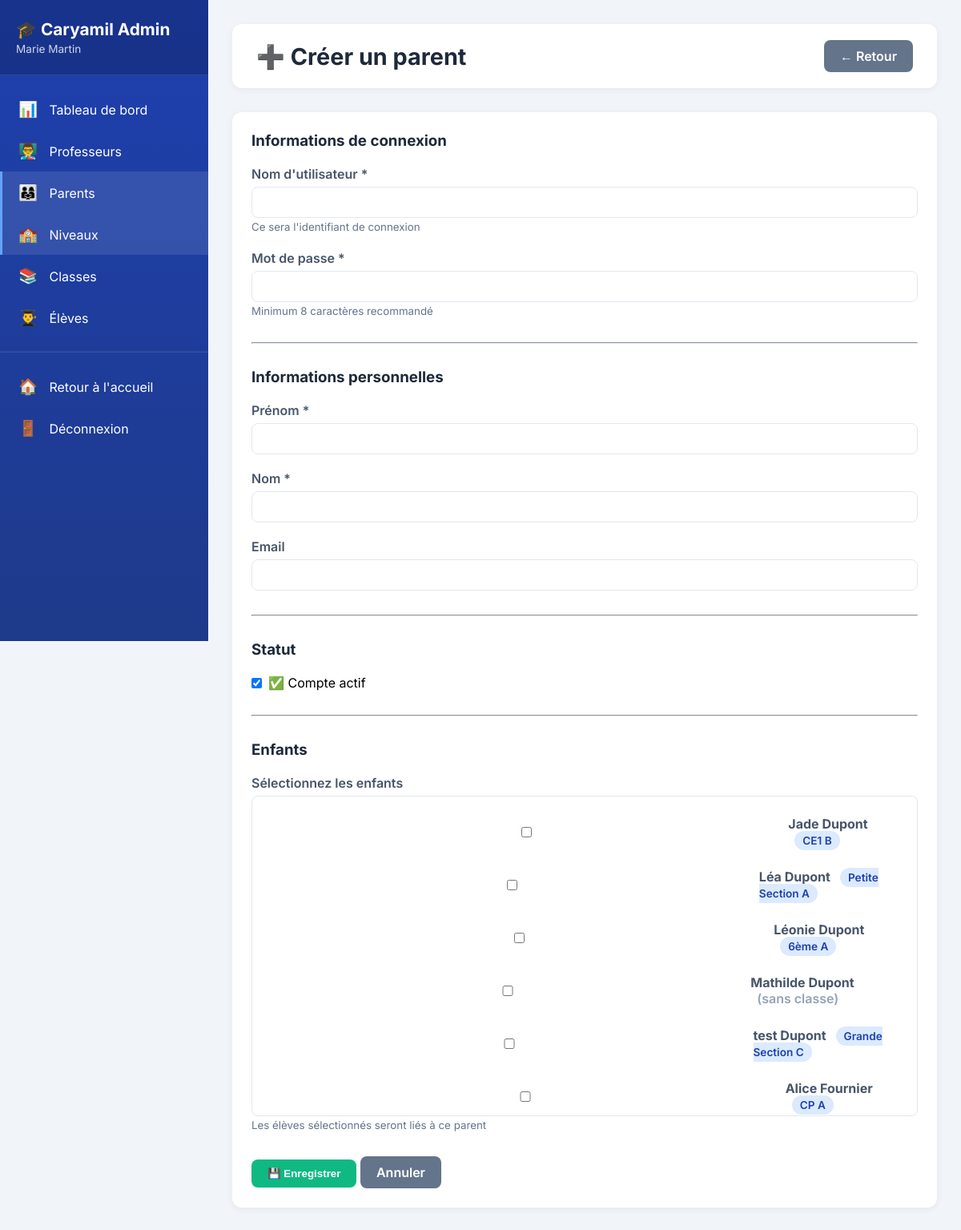
Screenshot of /niveaux/administration/parent/nouveau/ (signed in) with the database file from the repository.
### accounts/models.py (models this page shows, shortened)
class CustomUser(AbstractUser):
    is_parent = models.BooleanField(default=False, verbose_name="Est parent")
    is_teacher = models.BooleanField(default=False, verbose_name="Est professeur")
    is_director = models.BooleanField(default=False, verbose_name="Est directeur")

### school_core/models.py (models this page shows, shortened)
class Student(models.Model):
    first_name = models.CharField(max_length=50, verbose_name="Prénom")
    last_name = models.CharField(max_length=50, verbose_name="Nom")
    date_of_birth = models.DateField(null=True, blank=True, verbose_name="Date de naissance")
    classroom = models.ForeignKey(
        Classroom,
        on_delete=models.SET_NULL,
        null=True,
        blank=True,
        related_name='students'
    )
    parents = models.ManyToManyField(
        settings.AUTH_USER_MODEL,
        related_name='children',
        limit_choices_to={'is_parent': True},
        blank=True
    )
    photo = models.ImageField(upload_to='students/%Y/', blank=True, null=True)
    class Meta:
        verbose_name = "Élève"
        verbose_name_plural = "Élèves"
        ordering = ['last_name', 'first_name']

class Classroom(models.Model):
    level = models.ForeignKey(SchoolLevel, on_delete=models.CASCADE, related_name='classrooms')
    name = models.CharField(max_length=50)
    teacher = models.ForeignKey(
        settings.AUTH_USER_MODEL,
        on_delete=models.SET_NULL,
        null=True,
        blank=True,
        limit_choices_to={'is_teacher': True},
        related_name='taught_classes'
    )
    school_year = models.CharField(max_length=9, default='2025-2026')
    class Meta:
        verbose_name = "Classe"
        verbose_name_plural = "Classes"
        ordering = ['level', 'name']

### interfaces/views_admin.py (the view, shortened to what this page needs)
# urls.py: path('administration/parent/nouveau/', views_admin.admin_parent_edit, name='admin_parent_create'),
@login_required
def admin_parent_edit(request, parent_id=None):
    if not user_is_admin(request.user):
        messages.error(request, "Accès refusé.")
        return redirect('niveau_selector')
    parent = get_object_or_404(User, id=parent_id) if parent_id else None
    students = Student.objects.select_related('classroom').order_by('last_name', 'first_name')
    context = {
        'parent': parent,
        'students': students,
    }
    return render(request, 'admin/parent_edit.html', context)

### interfaces/views_admin.py (called while the page is built)
def user_is_admin(user):
    return user.is_superuser or user.is_director

### interfaces/templates/admin/parent_edit.html (shortened to what this page needs)
{% extends 'admin/base.html' %}
{% block content %}
<div class="top-bar">
    <h1 class="page-title">{% if parent %}✏️ Modifier{% else %}➕ Créer{% endif %} un parent</h1>
    <a href="{% url 'admin_parents_list' %}" class="btn btn-secondary">← Retour</a>
</div>
<div class="card">
    <form method="post">
        <h3 style="margin-bottom: 20px;">Informations de connexion</h3>
        <div class="form-group">
            <label>Nom d'utilisateur *</label>
            <input type="text" name="username" value="{{ parent.username }}" required {% if parent %}readonly style="background: #f1f5f9;"{% endif %}>
            {% if not parent %}<small style="color: #64748b;">Ce sera l'identifiant de connexion</small>{% endif %}
        </div>
        <div class="form-group">
            <label>Mot de passe {% if not parent %}*{% else %}(laisser vide pour ne pas changer){% endif %}</label>
            <input type="password" name="password" {% if not parent %}required{% endif %}>
            <small style="color: #64748b;">{% if parent %}Ne remplir que si vous voulez changer le mot de passe{% else %}Minimum 8 caractères recommandé{% endif %}</small>
        </div>
        <hr style="margin: 30px 0; border-color: #e2e8f0;">
        <h3 style="margin-bottom: 20px;">Informations personnelles</h3>
        <div class="form-group">
            <label>Prénom *</label>
            <input type="text" name="first_name" value="{{ parent.first_name }}" required>
        </div>
        <div class="form-group">
            <label>Nom *</label>
            <input type="text" name="last_name" value="{{ parent.last_name }}" required>
        </div>
        <div class="form-group">
            <label>Email</label>
            <input type="email" name="email" value="{{ parent.email }}">
        </div>
        <hr style="margin: 30px 0; border-color: #e2e8f0;">
        <h3 style="margin-bottom: 20px;">Statut</h3>
        <div class="checkbox-group">
            <label>
                <input type="checkbox" name="is_active" {% if parent %}{% if parent.is_active %}checked{% endif %}{% else %}checked{% endif %}>
                ✅ Compte actif
            </label>
        </div>
        <hr style="margin: 30px 0; border-color: #e2e8f0;">
        <h3 style="margin-bottom: 20px;">Enfants</h3>
        <div class="form-group">
            <label>Sélectionnez les enfants</label>
            <div style="max-height: 400px; overflow-y: auto; border: 1px solid #e2e8f0; border-radius: 8px; padding: 16px;">
                {% for student in students %}
                    <div style="margin-bottom: 10px;">
                        <label style="display: flex; align-items: center; gap: 8px; cursor: pointer; padding: 8px; border-radius: 6px; transition: background 0.2s;" onmouseover="this.style.background='#f8fafc'" onmouseout="this.style.background='transparent'">
                            <input type="checkbox" name="children" value="{{ student.id }}"
                                {% if parent and student in parent.children.all %}checked{% endif %}>
                            <span>
                                <strong>{{ student.first_name }} {{ student.last_name }}</strong>
                                {% if student.classroom %}
                                    <span class="badge badge-blue" style="margin-left: 8px;">{{ student.classroom.name }}</span>
                                {% else %}
                                    <span style="color: #94a3b8; margin-left: 8px;">(sans classe)</span>
                                {% endif %}
                            </span>
                        </label>
                    </div>
                {% empty %}
                    <p style="color: #64748b; text-align: center; padding: 20px;">
                        Aucun élève disponible.
                        <a href="{% url 'admin_student_create' %}" style="color: #2563eb;">Créer un élève</a>
                    </p>
                {% endfor %}
            </div>
            <small style="color: #64748b;">Les élèves sélectionnés seront liés à ce parent</small>
        </div>
        <div style="margin-top: 30px;">
            <button type="submit" class="btn btn-success">💾 Enregistrer</button>
            <a href="{% url 'admin_parents_list' %}" class="btn btn-secondary">Annuler</a>
        </div>
    </form>
</div>
{% endblock %}

### interfaces/templates/admin/base.html (shortened to what this page needs)
{% load static %}
<!DOCTYPE html>
<html lang="fr">
<head>
</head>
<body>
    <div class="admin-layout">
        <div class="sidebar">
            <div class="sidebar-header">
                <h2>🎓 Caryamil Admin</h2>
                <p>{{ user.get_full_name|default:user.username }}</p>
            </div>
            <nav class="sidebar-nav">
                <a href="{% url 'admin_dashboard' %}" class="nav-item {% if request.resolver_match.url_name == 'admin_dashboard' %}active{% endif %}">
                    <span>📊</span> Tableau de bord
                </a>
                <a href="{% url 'admin_teachers_list' %}" class="nav-item {% if 'professeur' in request.path %}active{% endif %}">
                    <span>👨‍🏫</span> Professeurs
                </a>
                <a href="{% url 'admin_parents_list' %}" class="nav-item {% if 'parent' in request.path %}active{% endif %}">
                    <span>👨‍👩‍👧</span> Parents
                </a>
                <a href="{% url 'admin_levels_list' %}" class="nav-item {% if 'niveau' in request.path %}active{% endif %}">
                    <span>🏫</span> Niveaux
                </a>
                <a href="{% url 'admin_classes_list' %}" class="nav-item {% if 'classe' in request.path %}active{% endif %}">
                    <span>📚</span> Classes
                </a>
                <a href="{% url 'admin_students_list' %}" class="nav-item {% if 'eleve' in request.path %}active{% endif %}">
                    <span>👨‍🎓</span> Élèves
                </a>
                <hr style="border-color: rgba(255,255,255,0.1); margin: 16px 0;">
                <a href="{% url 'niveau_selector' %}" class="nav-item">
                    <span>🏠</span> Retour à l'accueil
                </a>
                <a href="{% url 'logout' %}" class="nav-item">
                    <span>🚪</span> Déconnexion
                </a>
            </nav>
        </div>
        <div class="main-content">
            {% block content %}{% endblock %}
        </div>
    </div>
</body>
</html>

### interfaces/templates/admin/base.html (style rules this page uses)
* { margin: 0; padding: 0; box-sizing: border-box; }
body { font-family: 'Inter', sans-serif; background: #f1f5f9; min-height: 100vh; }
.admin-layout { display: flex; min-height: 100vh; }
.sidebar { width: 260px; background: linear-gradient(180deg, #1e40af 0%, #1e3a8a 100%); color: white; padding: 0; position: fixed; height: 100vh; overflow-y: auto; }
.sidebar-header { padding: 24px 20px; background: rgba(0,0,0,0.2); border-bottom: 1px solid rgba(255,255,255,0.1); }
.sidebar-header h2 { font-size: 1.3em; margin-bottom: 4px; }
.sidebar-header p { font-size: 0.85em; opacity: 0.8; }
.sidebar-nav { padding: 16px 0; }
.nav-item { display: block; padding: 14px 20px; color: white; text-decoration: none; transition: all 0.2s; border-left: 3px solid transparent; }
.nav-item:hover, .nav-item.active { background: rgba(255,255,255,0.1); border-left-color: #60a5fa; }
.nav-item span { margin-right: 10px; font-size: 1.2em; }
.main-content { margin-left: 260px; flex: 1; padding: 30px; }
.top-bar { background: white; padding: 20px 30px; border-radius: 12px; margin-bottom: 30px; display: flex; justify-content: space-between; align-items: center; box-shadow: 0 2px 8px rgba(0,0,0,0.06); }
.page-title { font-size: 1.8em; color: #1e293b; }
.btn { padding: 10px 20px; border: none; border-radius: 8px; font-weight: 600; cursor: pointer; text-decoration: none; display: inline-block; transition: all 0.2s; }
.btn-secondary { background: #64748b; color: white; }
.btn-success { background: #10b981; color: white; }
.card { background: white; padding: 24px; border-radius: 12px; box-shadow: 0 2px 8px rgba(0,0,0,0.06); margin-bottom: 20px; }
.card h3 { margin-bottom: 20px; color: #1e293b; }
.badge { padding: 4px 10px; border-radius: 12px; font-size: 0.85em; font-weight: 600; }
.badge-blue { background: #dbeafe; color: #1e40af; }
.form-group { margin-bottom: 20px; }
.form-group label { display: block; margin-bottom: 6px; font-weight: 600; color: #475569; }
.form-group input, .form-group select, .form-group textarea { width: 100%; padding: 10px 16px; border: 1px solid #e2e8f0; border-radius: 8px; font-size: 0.95em; }
.checkbox-group { display: flex; gap: 20px; margin: 10px 0; }
.checkbox-group label { display: flex; align-items: center; gap: 8px; }

### rows the page displays
CustomUser: get_full_name "Marie Martin"
Student: first_name "Jade", last_name "Dupont", classroom.name "CE1 B"
Student: first_name "Léa", last_name "Dupont", classroom.name "Petite Section A"
Student: first_name "Léonie", last_name "Dupont", classroom.name "6ème A"
Student: first_name "Mathilde", last_name "Dupont", shows "(sans classe)"
Student: first_name "test", last_name "Dupont", classroom.name "Grande Section C"
Student: first_name "Alice", last_name "Fournier", classroom.name "CP A"
